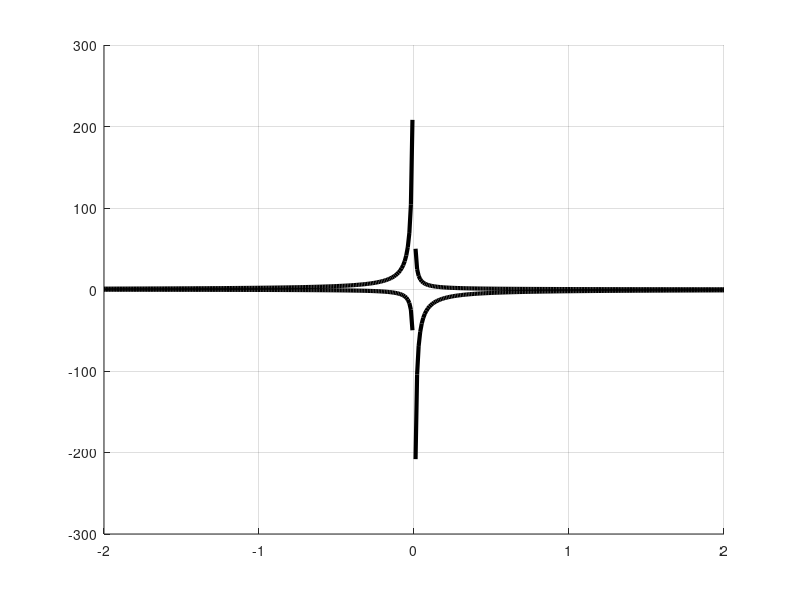

Write the MATLAB code that produced this figure. (Note: this script raises an error after producing the figure.)
function finite_line_circle
%   ()
addpath('../../product_3');
addpath('../../common');
fontsize=30;
ticksize=24;

createFigure(.5, 3);
createFigure(.5, 4);
createFigure(.5, 5);
createFigure(.5, 5, [-0 1 -0 1]);
createFigure(.5, 6);
createFigure(.5, 7);
close all;


    function createFigure(tau, n, zoom)
        % Create figure
        figure1 = figure('InvertHardcopy','off','Color',[1 1 1], ...
            'position', [0 0 600 570]);
        set(figure1,'PaperUnits','centimeters');
        grid on;
        hold on;
        
        
        bound = 2;
        %tau =.5;
        %n = 7;
        plot_gip(tau, n, bound); 


        [phi, r] = solverBoundnessSmart(2, tau, n, .05);
        polar(phi, r, 'o');

        % Create xlabel
        xlabel({'a'}, 'FontSize',fontsize);

        % Create ylabel
        ylabel({'b'}, 'FontSize',fontsize);

        title({['\tau=' num2str(tau) ', n=' num2str(n)]}, 'FontSize',fontsize);

        % Дополнительные границы
        plot([-bound  bound], [ bound  bound], 'k', 'LineWidth', 1);
        plot([ bound  bound], [-bound  bound], 'k', 'LineWidth', 1);

        set(gca, 'XTick',[ -2 -1 0 1 2], 'YTick',[-2 -1 0 1 2], 'FontSize',ticksize);
  
        filename = [mfilename '_n' num2str(n) '_large.eps'];
        axis([-bound bound -bound bound]);
        if (exist('zoom', 'var'))
            axis(zoom);
            filename = [mfilename '_n' num2str(n) '_zoom_large.eps'];
        end

      
        set(figure1, 'PaperPositionMode', 'auto');
        saveas(figure1, filename, 'psc2');

    end

    
    function minW = minW(tau)
        w = 0: 0.01: pi/2;
        func = w.*tan(w);
        
        ind = 1;
        while func(ind) < tau
            ind = ind + 1;
        end
        minW = func(ind);
    end

    function FF = Fodd(n)
        FF = 1/(4* cos(pi/(n+1)).^2); 
    end

    function FF = Feven(tau, n)
        w = minW(tau);
        FF = 1/(4*sin(w).^2 * cos(pi/(n+1)).^2); 
    end

 function plot_gip(tau, n, bound)
        x = -bound:.01:bound;
        plot(x, Fodd(n)./x, 'color', 'k', 'LineWidth', 3);
        plot(x, -Feven(tau, n)./x, 'color', 'k', 'LineWidth', 3);
 end

end



   